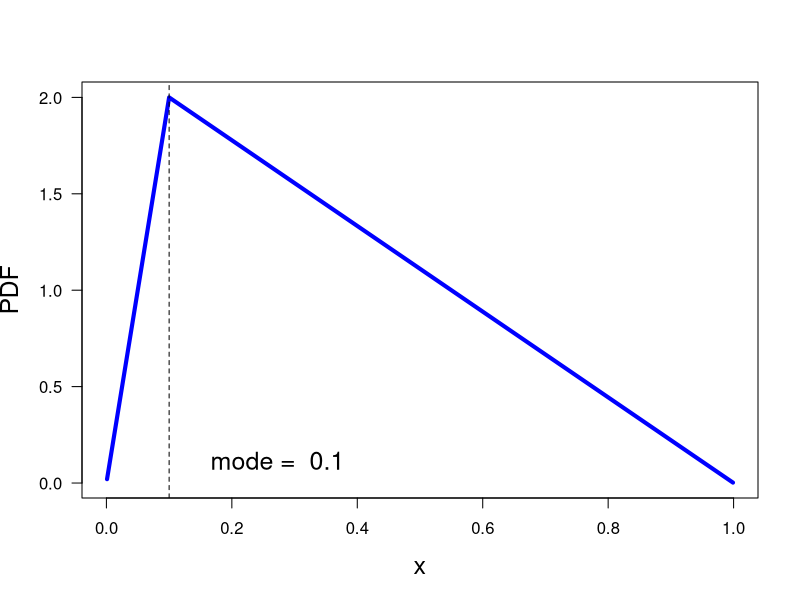

R code for this plot:
print('file: TriangAsymPDF.R')
# nonsymmetric triangular PDF
nonsymtri = function(x,thetaMode) {
  # nonsymmetric triangular PDF
  # 0 < x, thetaMode < 1
  # Dieter.Wolf-Gladrow@awi.de 6/2021
  q = 2*x/thetaMode
  L = length(x)
  for(i in 1:L) if(x[i] > thetaMode) q[i] = 2*(1-x[i])/(1-thetaMode)
  return(q)
}
thetaMode = 0.1 # true mode
dx = 0.001; x = seq(dx,1-dx,dx); y = nonsymtri(x,thetaMode)
# png('TriPDFnonsym210614.png',width=16,height=16,units='cm',res=300)
plot(x,y,type='l',lwd=4,col='blue',xlab='x',ylab='PDF',las=1,cex.lab=1.5)
abline(v=thetaMode,col='black',lty=2)
text(0.15,0.1,paste('mode = ',as.character(thetaMode,3)),col='black',pos=4,cex=1.5)
# dev.off()
